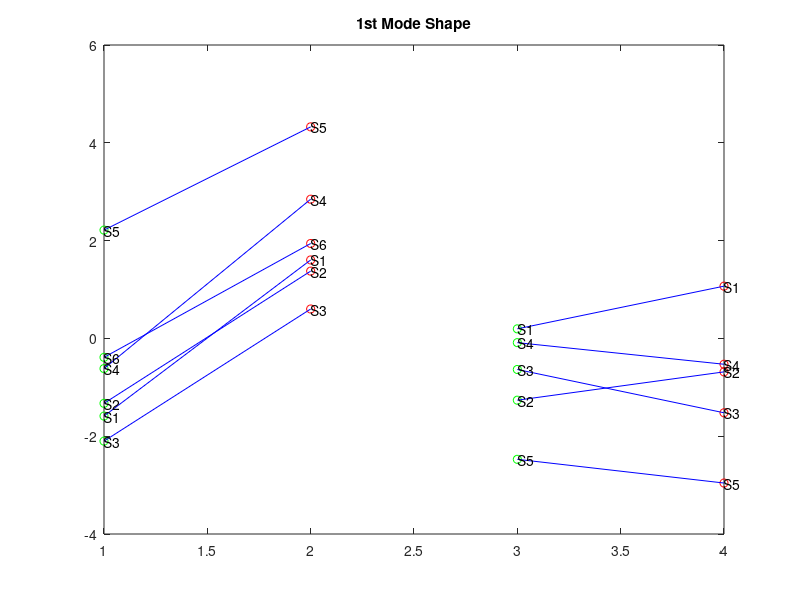
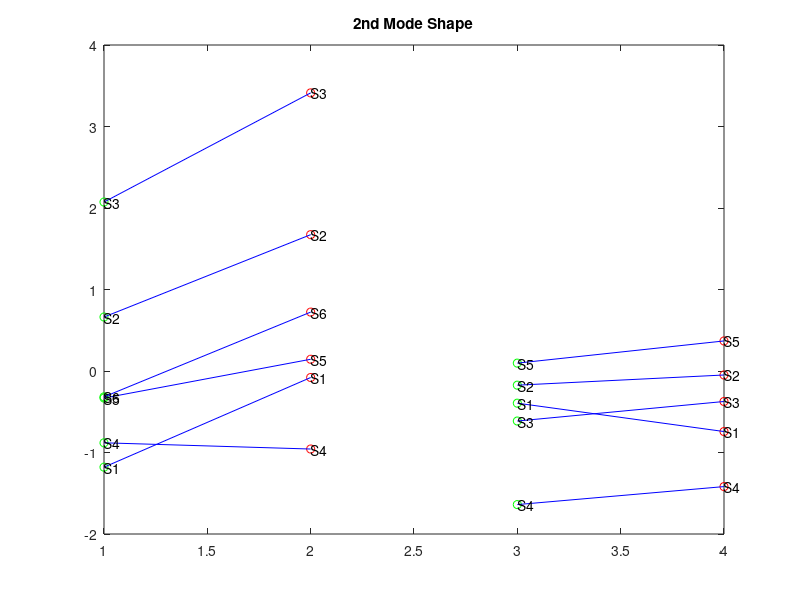
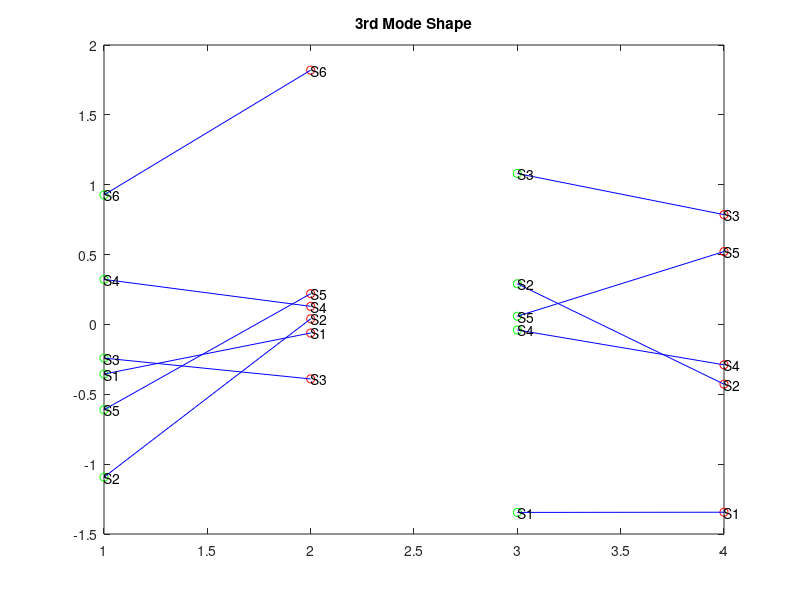
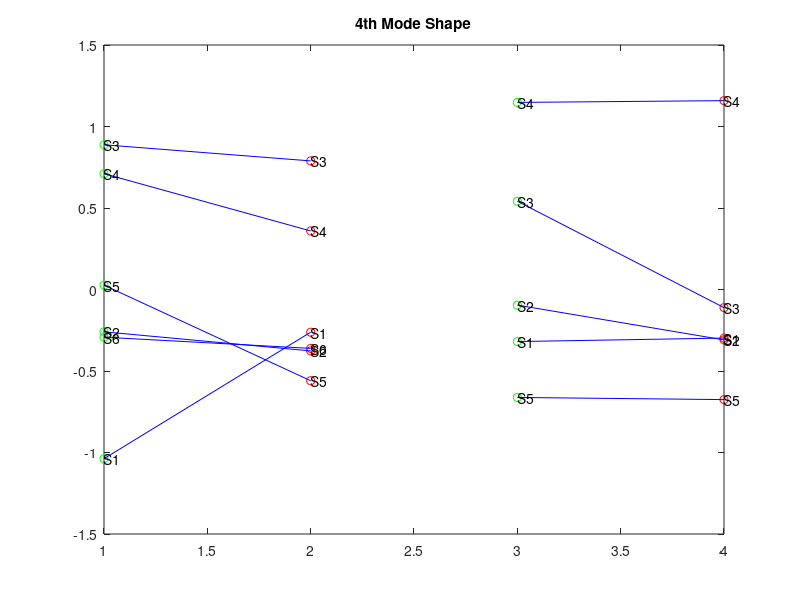

Source code (MATLAB) for these figures, in order:
function [a_g1,a_g2,a_g3,a_g4]=scores_clustering

Respath='C:\Users\matin\PHD\WORK\2ND YEAR\PCA_PIPELINE\Pipeline\PCA\OUTPUTS\';
cd(Respath);
load("PCA_results_MLvsOVX_Registered.mat")
Inputpath='C:\Users\matin\PHD\WORK\2ND YEAR\PCA_PIPELINE\Pipeline\PCA\MAIN\';
cd(Inputpath)
load("PCAinput_MLvsOVX.mat")
score=-score;
a_g1=score(1:6,:);muA_g1=mean(a_g1);
a_g2=score(7:12,:);muA_g2=mean(a_g2);
a_g3=score(13:17,:);muA_g3=mean(a_g3);
a_g4=score(18:22,:);muA_g4=mean(a_g4);

g1=[1 1 1 1 1 1];
g2=[2 2 2 2 2 2];
g3=[3 3 3 3 3];
g4=[4 4 4 4 4];

[MaxCoef,Loc3D]=max(abs(coeff(:,1:7)));
plot_scores(a_g1,a_g2,a_g3,a_g4,g1,g2,g3,g4);

end

function plot_scores(a_g1,a_g2,a_g3,a_g4,g1,g2,g3,g4)
figure()
plot(g1,a_g1(:,1),'go');hold on;
plot(g2,a_g2(:,1),'ro');hold on;
plot(g3,a_g3(:,1),'go');hold on;
plot(g4,a_g4(:,1),'ro');hold on;
t1_2=[1 2];
a1m1t1_2=[a_g1(1,1) a_g2(1,1)];a1m2t1_2=[a_g1(2,1) a_g2(2,1)];a1m3t1_2=[a_g1(3,1) a_g2(3,1)];
a1m4t1_2=[a_g1(4,1) a_g2(4,1)];a1m5t1_2=[a_g1(5,1) a_g2(5,1)];a1m6t1_2=[a_g1(6,1) a_g2(6,1)];
plot(t1_2,a1m1t1_2,'b-');hold on;text(t1_2,a1m1t1_2,'S1');
plot(t1_2,a1m2t1_2,'b-');hold on;text(t1_2,a1m2t1_2,'S2');
plot(t1_2,a1m3t1_2,'b-');hold on;text(t1_2,a1m3t1_2,'S3');
plot(t1_2,a1m4t1_2,'b-');hold on;text(t1_2,a1m4t1_2,'S4');
plot(t1_2,a1m5t1_2,'b-');hold on;text(t1_2,a1m5t1_2,'S5');
plot(t1_2,a1m6t1_2,'b-');hold on;text(t1_2,a1m6t1_2,'S6');
t3_4=[3 4];
a1m1t3_4=[a_g3(1,1) a_g4(1,1)];a1m2t3_4=[a_g3(2,1) a_g4(2,1)];a1m3t3_4=[a_g3(3,1) a_g4(3,1)];
a1m4t3_4=[a_g3(4,1) a_g4(4,1)];a1m5t3_4=[a_g3(5,1) a_g4(5,1)];
plot(t3_4,a1m1t3_4,'b-');hold on;text(t3_4,a1m1t3_4,'S1');
plot(t3_4,a1m2t3_4,'b-');hold on;text(t3_4,a1m2t3_4,'S2');
plot(t3_4,a1m3t3_4,'b-');hold on;text(t3_4,a1m3t3_4,'S3');
plot(t3_4,a1m4t3_4,'b-');hold on;text(t3_4,a1m4t3_4,'S4');
plot(t3_4,a1m5t3_4,'b-');text(t3_4,a1m5t3_4,'S5');
title('1st Mode Shape')
figure()
plot(g1,a_g1(:,2),'go');hold on;
plot(g2,a_g2(:,2),'ro');hold on;
plot(g3,a_g3(:,2),'go');hold on;
plot(g4,a_g4(:,2),'ro');hold on;
t1_2=[1 2];
a2m1t1_2=[a_g1(1,2) a_g2(1,2)];a2m2t1_2=[a_g1(2,2) a_g2(2,2)];a2m3t1_2=[a_g1(3,2) a_g2(3,2)];
a2m4t1_2=[a_g1(4,2) a_g2(4,2)];a2m5t1_2=[a_g1(5,2) a_g2(5,2)];a2m6t1_2=[a_g1(6,2) a_g2(6,2)];
plot(t1_2,a2m1t1_2,'b-');hold on;text(t1_2,a2m1t1_2,'S1');
plot(t1_2,a2m2t1_2,'b-');hold on;text(t1_2,a2m2t1_2,'S2');
plot(t1_2,a2m3t1_2,'b-');hold on;text(t1_2,a2m3t1_2,'S3');
plot(t1_2,a2m4t1_2,'b-');hold on;text(t1_2,a2m4t1_2,'S4');
plot(t1_2,a2m5t1_2,'b-');hold on;text(t1_2,a2m5t1_2,'S5');
plot(t1_2,a2m6t1_2,'b-');hold on;text(t1_2,a2m6t1_2,'S6');
t3_4=[3 4];
a2m1t3_4=[a_g3(1,2) a_g4(1,2)];a2m2t3_4=[a_g3(2,2) a_g4(2,2)];a2m3t3_4=[a_g3(3,2) a_g4(3,2)];
a2m4t3_4=[a_g3(4,2) a_g4(4,2)];a2m5t3_4=[a_g3(5,2) a_g4(5,2)];
plot(t3_4,a2m1t3_4,'b-');hold on;text(t3_4,a2m1t3_4,'S1');
plot(t3_4,a2m2t3_4,'b-');hold on;text(t3_4,a2m2t3_4,'S2');
plot(t3_4,a2m3t3_4,'b-');hold on;text(t3_4,a2m3t3_4,'S3');
plot(t3_4,a2m4t3_4,'b-');hold on;text(t3_4,a2m4t3_4,'S4');
plot(t3_4,a2m5t3_4,'b-');text(t3_4,a2m5t3_4,'S5');
title('2nd Mode Shape')
figure()
plot(g1,a_g1(:,3),'go');hold on;
plot(g2,a_g2(:,3),'ro');hold on;
plot(g3,a_g3(:,3),'go');hold on;
plot(g4,a_g4(:,3),'ro');
t1_2=[1 2];
a3m1t1_2=[a_g1(1,3) a_g2(1,3)];a3m2t1_2=[a_g1(2,3) a_g2(2,3)];a3m3t1_2=[a_g1(3,3) a_g2(3,3)];
a3m4t1_2=[a_g1(4,3) a_g2(4,3)];a3m5t1_2=[a_g1(5,3) a_g2(5,3)];a3m6t1_2=[a_g1(6,3) a_g2(6,3)];
plot(t1_2,a3m1t1_2,'b-');hold on;text(t1_2,a3m1t1_2,'S1');
plot(t1_2,a3m2t1_2,'b-');hold on;text(t1_2,a3m2t1_2,'S2');
plot(t1_2,a3m3t1_2,'b-');hold on;text(t1_2,a3m3t1_2,'S3');
plot(t1_2,a3m4t1_2,'b-');hold on;text(t1_2,a3m4t1_2,'S4');
plot(t1_2,a3m5t1_2,'b-');hold on;text(t1_2,a3m5t1_2,'S5');
plot(t1_2,a3m6t1_2,'b-');hold on;text(t1_2,a3m6t1_2,'S6');
t3_4=[3 4];
a3m1t3_4=[a_g3(1,3) a_g4(1,3)];a3m2t3_4=[a_g3(2,3) a_g4(2,3)];a3m3t3_4=[a_g3(3,3) a_g4(3,3)];
a3m4t3_4=[a_g3(4,3) a_g4(4,3)];a3m5t3_4=[a_g3(5,3) a_g4(5,3)];
plot(t3_4,a3m1t3_4,'b-');hold on;text(t3_4,a3m1t3_4,'S1');
plot(t3_4,a3m2t3_4,'b-');hold on;text(t3_4,a3m2t3_4,'S2');
plot(t3_4,a3m3t3_4,'b-');hold on;text(t3_4,a3m3t3_4,'S3');
plot(t3_4,a3m4t3_4,'b-');hold on;text(t3_4,a3m4t3_4,'S4');
plot(t3_4,a3m5t3_4,'b-');text(t3_4,a3m5t3_4,'S5');
title('3rd Mode Shape')
figure()
plot(g1,a_g1(:,4),'go');hold on;
plot(g2,a_g2(:,4),'ro');hold on;
plot(g3,a_g3(:,4),'go');hold on;
plot(g4,a_g4(:,4),'ro');
t1_2=[1 2];
a4m1t1_2=[a_g1(1,4) a_g2(1,4)];a4m2t1_2=[a_g1(2,4) a_g2(2,4)];a4m3t1_2=[a_g1(3,4) a_g2(3,4)];
a4m4t1_2=[a_g1(4,4) a_g2(4,4)];a4m5t1_2=[a_g1(5,4) a_g2(5,4)];a4m6t1_2=[a_g1(6,4) a_g2(6,4)];
plot(t1_2,a4m1t1_2,'b-');hold on;text(t1_2,a4m1t1_2,'S1');
plot(t1_2,a4m2t1_2,'b-');hold on;text(t1_2,a4m2t1_2,'S2');
plot(t1_2,a4m3t1_2,'b-');hold on;text(t1_2,a4m3t1_2,'S3');
plot(t1_2,a4m4t1_2,'b-');hold on;text(t1_2,a4m4t1_2,'S4');
plot(t1_2,a4m5t1_2,'b-');hold on;text(t1_2,a4m5t1_2,'S5');
plot(t1_2,a4m6t1_2,'b-');hold on;text(t1_2,a4m6t1_2,'S6');
t3_4=[3 4];
a4m1t3_4=[a_g3(1,4) a_g4(1,4)];a4m2t3_4=[a_g3(2,4) a_g4(2,4)];a4m3t3_4=[a_g3(3,4) a_g4(3,4)];
a4m4t3_4=[a_g3(4,4) a_g4(4,4)];a4m5t3_4=[a_g3(5,4) a_g4(5,4)];
plot(t3_4,a4m1t3_4,'b-');hold on;text(t3_4,a4m1t3_4,'S1');
plot(t3_4,a4m2t3_4,'b-');hold on;text(t3_4,a4m2t3_4,'S2');
plot(t3_4,a4m3t3_4,'b-');hold on;text(t3_4,a4m3t3_4,'S3');
plot(t3_4,a4m4t3_4,'b-');hold on;text(t3_4,a4m4t3_4,'S4');
plot(t3_4,a4m5t3_4,'b-');text(t3_4,a4m5t3_4,'S5');
title('4th Mode Shape')
figure()
plot(g1,a_g1(:,5),'go');hold on;
plot(g2,a_g2(:,5),'ro');hold on;
plot(g3,a_g3(:,5),'go');hold on;
plot(g4,a_g4(:,5),'ro');
t1_2=[1 2];
a5m1t1_2=[a_g1(1,5) a_g2(1,5)];a5m2t1_2=[a_g1(2,5) a_g2(2,5)];a5m3t1_2=[a_g1(3,5) a_g2(3,5)];
a5m4t1_2=[a_g1(4,5) a_g2(4,5)];a5m5t1_2=[a_g1(5,5) a_g2(5,5)];a5m6t1_2=[a_g1(6,5) a_g2(6,5)];
plot(t1_2,a5m1t1_2,'b-');hold on;text(t1_2,a5m1t1_2,'S1');
plot(t1_2,a5m2t1_2,'b-');hold on;text(t1_2,a5m2t1_2,'S2');
plot(t1_2,a5m3t1_2,'b-');hold on;text(t1_2,a5m3t1_2,'S3');
plot(t1_2,a5m4t1_2,'b-');hold on;text(t1_2,a5m4t1_2,'S4');
plot(t1_2,a5m5t1_2,'b-');hold on;text(t1_2,a5m5t1_2,'S5');
plot(t1_2,a5m6t1_2,'b-');hold on;text(t1_2,a5m6t1_2,'S6');
t3_4=[3 4];
a5m1t3_4=[a_g3(1,5) a_g4(1,5)];a5m2t3_4=[a_g3(2,5) a_g4(2,5)];a5m3t3_4=[a_g3(3,5) a_g4(3,5)];
a5m4t3_4=[a_g3(4,5) a_g4(4,5)];a5m5t3_4=[a_g3(5,5) a_g4(5,5)];
plot(t3_4,a5m1t3_4,'b-');hold on;text(t3_4,a5m1t3_4,'S1');
plot(t3_4,a5m2t3_4,'b-');hold on;text(t3_4,a5m2t3_4,'S2');
plot(t3_4,a5m3t3_4,'b-');hold on;text(t3_4,a5m3t3_4,'S3');
plot(t3_4,a5m4t3_4,'b-');hold on;text(t3_4,a5m4t3_4,'S4');
plot(t3_4,a5m5t3_4,'b-');text(t3_4,a5m5t3_4,'S5');
title('5th Mode Shape')
figure()
plot(g1,a_g1(:,6),'go');hold on;
plot(g2,a_g2(:,6),'ro');hold on;
plot(g3,a_g3(:,6),'go');hold on;
plot(g4,a_g4(:,6),'ro');
t1_2=[1 2];
a6m1t1_2=[a_g1(1,6) a_g2(1,6)];a6m2t1_2=[a_g1(2,6) a_g2(2,6)];a6m3t1_2=[a_g1(3,6) a_g2(3,6)];
a6m4t1_2=[a_g1(4,6) a_g2(4,6)];a6m5t1_2=[a_g1(5,6) a_g2(5,6)];a6m6t1_2=[a_g1(6,6) a_g2(6,6)];
plot(t1_2,a6m1t1_2,'b-');hold on;text(t1_2,a6m1t1_2,'S1');
plot(t1_2,a6m2t1_2,'b-');hold on;text(t1_2,a6m2t1_2,'S2');
plot(t1_2,a6m3t1_2,'b-');hold on;text(t1_2,a6m3t1_2,'S3');
plot(t1_2,a6m4t1_2,'b-');hold on;text(t1_2,a6m4t1_2,'S4');
plot(t1_2,a6m5t1_2,'b-');hold on;text(t1_2,a6m5t1_2,'S5');
plot(t1_2,a6m6t1_2,'b-');hold on;text(t1_2,a6m6t1_2,'S6');
t3_4=[3 4];
a6m1t3_4=[a_g3(1,6) a_g4(1,6)];a6m2t3_4=[a_g3(2,6) a_g4(2,6)];a6m3t3_4=[a_g3(3,6) a_g4(3,6)];
a6m4t3_4=[a_g3(4,6) a_g4(4,6)];a6m5t3_4=[a_g3(5,6) a_g4(5,6)];
plot(t3_4,a6m1t3_4,'b-');hold on;text(t3_4,a6m1t3_4,'S1');
plot(t3_4,a6m2t3_4,'b-');hold on;text(t3_4,a6m2t3_4,'S2');
plot(t3_4,a6m3t3_4,'b-');hold on;text(t3_4,a6m3t3_4,'S3');
plot(t3_4,a6m4t3_4,'b-');hold on;text(t3_4,a6m4t3_4,'S4');
plot(t3_4,a6m5t3_4,'b-');text(t3_4,a6m5t3_4,'S5');
title('6th Mode Shape')
figure()
plot(g1,a_g1(:,7),'go');hold on;
plot(g2,a_g2(:,7),'ro');hold on;
plot(g3,a_g3(:,7),'go');hold on;
plot(g4,a_g4(:,7),'ro');
t1_2=[1 2];
a7m1t1_2=[a_g1(1,7) a_g2(1,7)];a7m2t1_2=[a_g1(2,7) a_g2(2,7)];a7m3t1_2=[a_g1(3,7) a_g2(3,7)];
a7m4t1_2=[a_g1(4,7) a_g2(4,7)];a7m5t1_2=[a_g1(5,7) a_g2(5,7)];a7m6t1_2=[a_g1(6,7) a_g2(6,7)];
plot(t1_2,a7m1t1_2,'b-');hold on;text(t1_2,a7m1t1_2,'S1');
plot(t1_2,a7m2t1_2,'b-');hold on;text(t1_2,a7m2t1_2,'S2');
plot(t1_2,a7m3t1_2,'b-');hold on;text(t1_2,a7m3t1_2,'S3');
plot(t1_2,a7m4t1_2,'b-');hold on;text(t1_2,a7m4t1_2,'S4');
plot(t1_2,a7m5t1_2,'b-');hold on;text(t1_2,a7m5t1_2,'S5');
plot(t1_2,a7m6t1_2,'b-');hold on;text(t1_2,a7m6t1_2,'S6');
t3_4=[3 4];
a7m1t3_4=[a_g3(1,7) a_g4(1,7)];a7m2t3_4=[a_g3(2,7) a_g4(2,7)];a7m3t3_4=[a_g3(3,7) a_g4(3,7)];
a7m4t3_4=[a_g3(4,7) a_g4(4,7)];a7m5t3_4=[a_g3(5,7) a_g4(5,7)];
plot(t3_4,a7m1t3_4,'b-');hold on;text(t3_4,a7m1t3_4,'S1');
plot(t3_4,a7m2t3_4,'b-');hold on;text(t3_4,a7m2t3_4,'S2');
plot(t3_4,a7m3t3_4,'b-');hold on;text(t3_4,a7m3t3_4,'S3');
plot(t3_4,a7m4t3_4,'b-');hold on;text(t3_4,a7m4t3_4,'S4');
plot(t3_4,a7m5t3_4,'b-');text(t3_4,a7m5t3_4,'S5');
title('7th Mode Shape')
% figure();
% plot3(a_g1(:,1),a_g1(:,2),a_g1(:,4),'ro');hold on;
% plot3(a_g2(:,1),a_g2(:,2),a_g2(:,4),'go');hold on;
% plot3(a_g3(:,1),a_g3(:,2),a_g3(:,4),'bo');hold on;
% plot3(a_g4(:,1),a_g4(:,2),a_g4(:,4),'ko');
% xlabel('mode 1');
% ylabel('mode 2');
end
